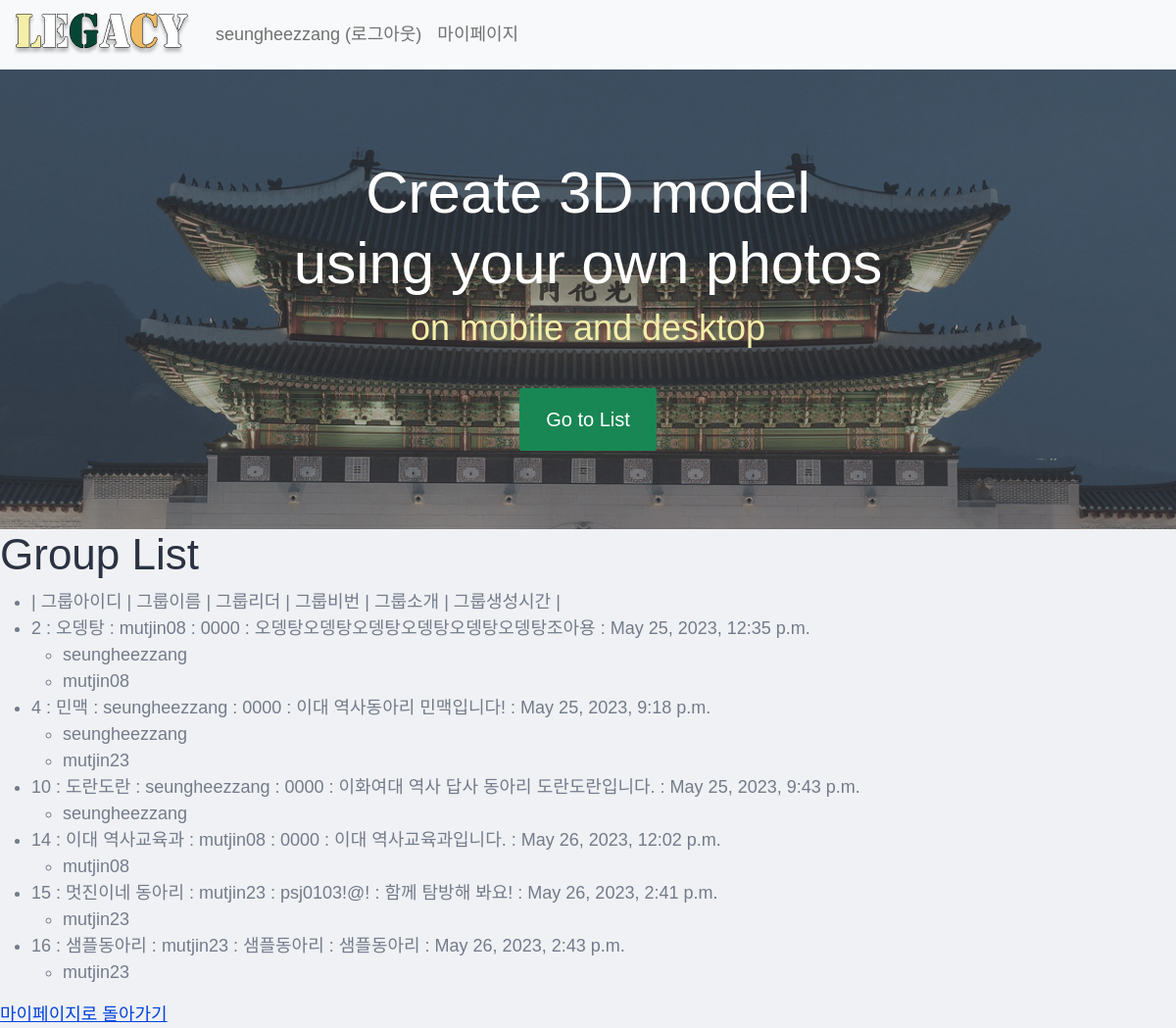
The app's page /common/group/list/ (signed in) with its own data.
### common/models.py (models this page shows, shortened)
class CustomGroup(models.Model):
    name = models.CharField(max_length=255, unique=True)
    password = models.CharField(max_length=255)
    leader = models.ForeignKey(User, on_delete=models.CASCADE)
    introduction = models.TextField(null=True, blank=True)
    create_date = models.DateTimeField()
    members = models.ManyToManyField(User, related_name='custom_groups')

### common/views.py (the view)
# urls.py: path('group/list/', views.group_list, name='group_list'),
def group_list(request):
    groups = Group.objects.all()
    return render(request, 'common/group_list.html', {'groups': groups})

### templates/common/group_list.html
{% extends "base.html" %}
{% block content %}
    <h1>Group List</h1>
    <ul>
        <li>| 그룹아이디 | 그룹이름 | 그룹리더 | 그룹비번 | 그룹소개 | 그룹생성시간 |</li>
        {% for group in groups %}
            <li>{{ group.id }} : {{ group.name }} : {{ group.leader }} : {{ group.password }} : {{ group.introduction }} : {{ group.create_date }}</li>
            <ul>
                {% for member in group.members.all %}
                    <li>{{ member.username }}</li>
                {% endfor %}
            </ul>
        {% endfor %}
    </ul>
    <a href="{% url 'common:mypage' %}">마이페이지로 돌아가기</a>
{% endblock %}

### templates/navbar.html (shortened to what this page needs)
<nav class="navbar navbar-light navbar-expand-md bg-light border-bottom">
    <div class="container-fluid">
        <a class="navbar-brand" href="{% url 'pybo:index' %}"><Img src="/static/images/Legacy.png"></Img></a>
        <div class="collapse navbar-collapse" id="navbarSupportedContent">
            <ul class="navbar-nav me-auto mb-2 mb-lg-0">
                <li class="nav-item">
                    {% if user.is_authenticated %}
                    <a class="nav-link" href="{% url 'common:logout' %}">{{ user.username }} (로그아웃)</a>
                    {% else %}
                    <a class="nav-link" href="{% url 'common:login' %}">로그인</a>
                    {% endif %}
                </li>
                <li class="nav-item">
                    {% if user.is_authenticated %}
                    <a class="nav-link" href="{% url 'common:mypage' %}">마이페이지</a>
                    {% endif %}
                </li>
            </ul>
        </div>
    </div>
</nav>

### static/style.css (style rules this page uses)
body { background-color: #f0f1f4; font-family: 'munhwa', sans-serif; font-size: 18px; color: #737b8a; }
h1,h2,h3,h4,h5,h6 { color: #2b3242; }
h1 { letter-spacing: 0px; font-size: 44px; font-weight: 300; }
img { max-width: 100%; }
a { color: #0043dc; }

### records on screen
CustomGroup: id "2", name "오뎅탕", leader "mutjin08", password "0000", introduction "오뎅탕오뎅탕오뎅탕오뎅탕오뎅탕오뎅탕조아용", create_date "May 25, 2023, 12:35 p.m."
CustomGroup: id "4", name "민맥", leader "seungheezzang", password "0000", introduction "이대 역사동아리 민맥입니다!", create_date "May 25, 2023, 9:18 p.m."
CustomGroup: id "10", name "도란도란", leader "seungheezzang", password "0000", introduction "이화여대 역사 답사 동아리 도란도란입니다.", create_date "May 25, 2023, 9:43 p.m."
CustomGroup: id "14", name "이대 역사교육과", leader "mutjin08", password "0000", introduction "이대 역사교육과입니다.", create_date "May 26, 2023, 12:02 p.m."
CustomGroup: id "15", name "멋진이네 동아리", leader "mutjin23", password "psj0103!@!", introduction "함께 탐방해 봐요!", create_date "May 26, 2023, 2:41 p.m."
CustomGroup: id "16", name "샘플동아리", leader "mutjin23", password "샘플동아리", introduction "샘플동아리", create_date "May 26, 2023, 2:43 p.m."

### other values on screen
{{ user.username }} "seungheezzang"
{{ member.username }} "seungheezzang"
{{ member.username }} "mutjin08"
{{ member.username }} "mutjin23"
